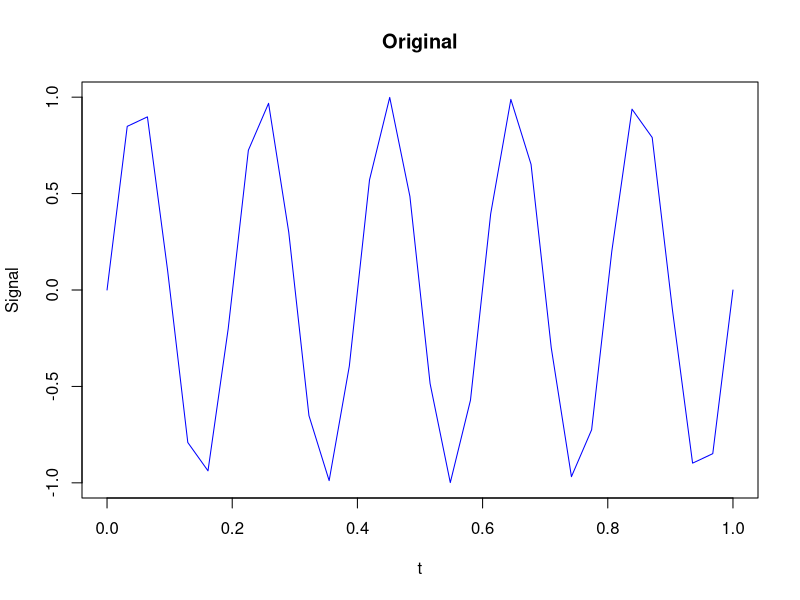
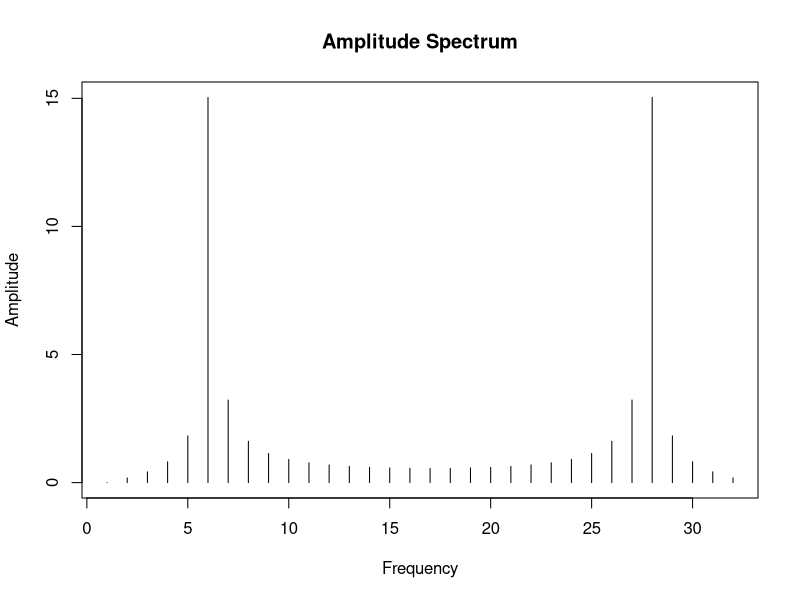
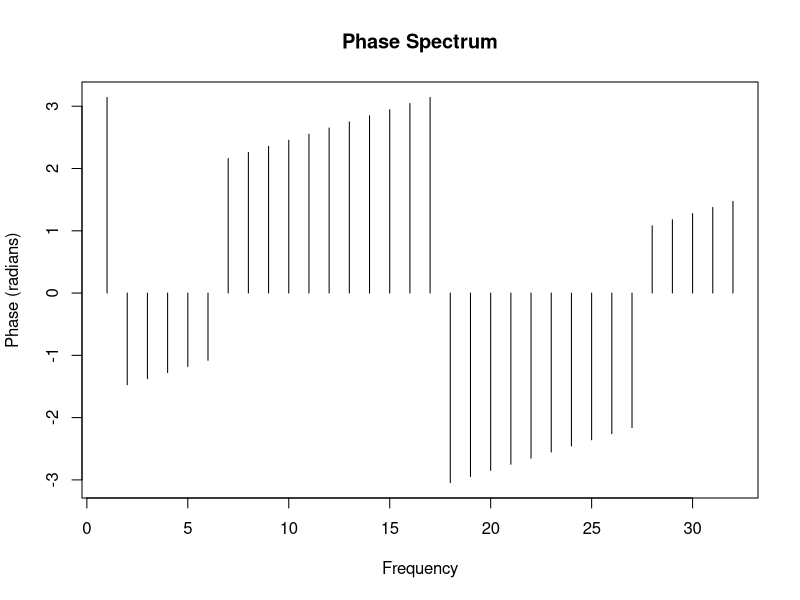
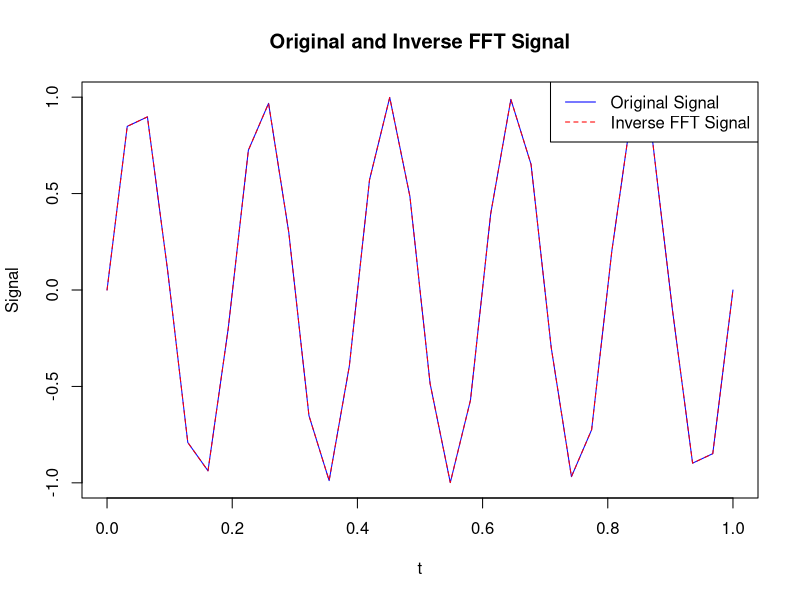

The R script that drew these images, in order:
# 周波数 5Hz の正弦波を含むデータ
t <- seq(0,1, length.out = 32) # 時間軸（0から1秒まで）
freq <- 5                        # 5Hzの周波数
signal <- sin(2 * pi * freq * t) # 5Hzの正弦波信号

plot(t, signal, type = "l", col = "blue", main = "Original", ylab = "Signal")


# フーリエ変換を実行
fft_result <- fft(signal)

# 結果の表示
print(fft_result)

# 振幅スペクトルの計算
amplitude <- Mod(fft_result)

# 振幅スペクトルのプロット
plot(amplitude, type = "h", main = "Amplitude Spectrum", xlab = "Frequency", ylab = "Amplitude")

# 位相スペクトルの計算
phase <- Arg(fft_result)

# 位相スペクトルのプロット
plot(phase, type = "h", main = "Phase Spectrum", xlab = "Frequency", ylab = "Phase (radians)")


# フーリエ逆変換
inverse_fft <- fft(fft_result, inverse = TRUE) / length(fft_result)

# 元の信号との比較
plot(t, signal, type = "l", col = "blue", main = "Original and Inverse FFT Signal", ylab = "Signal")
lines(t, Re(inverse_fft), col = "red", lty = 2) # 再構築された信号
legend("topright", legend = c("Original Signal", "Inverse FFT Signal"), col = c("blue", "red"), lty = 1:2)
